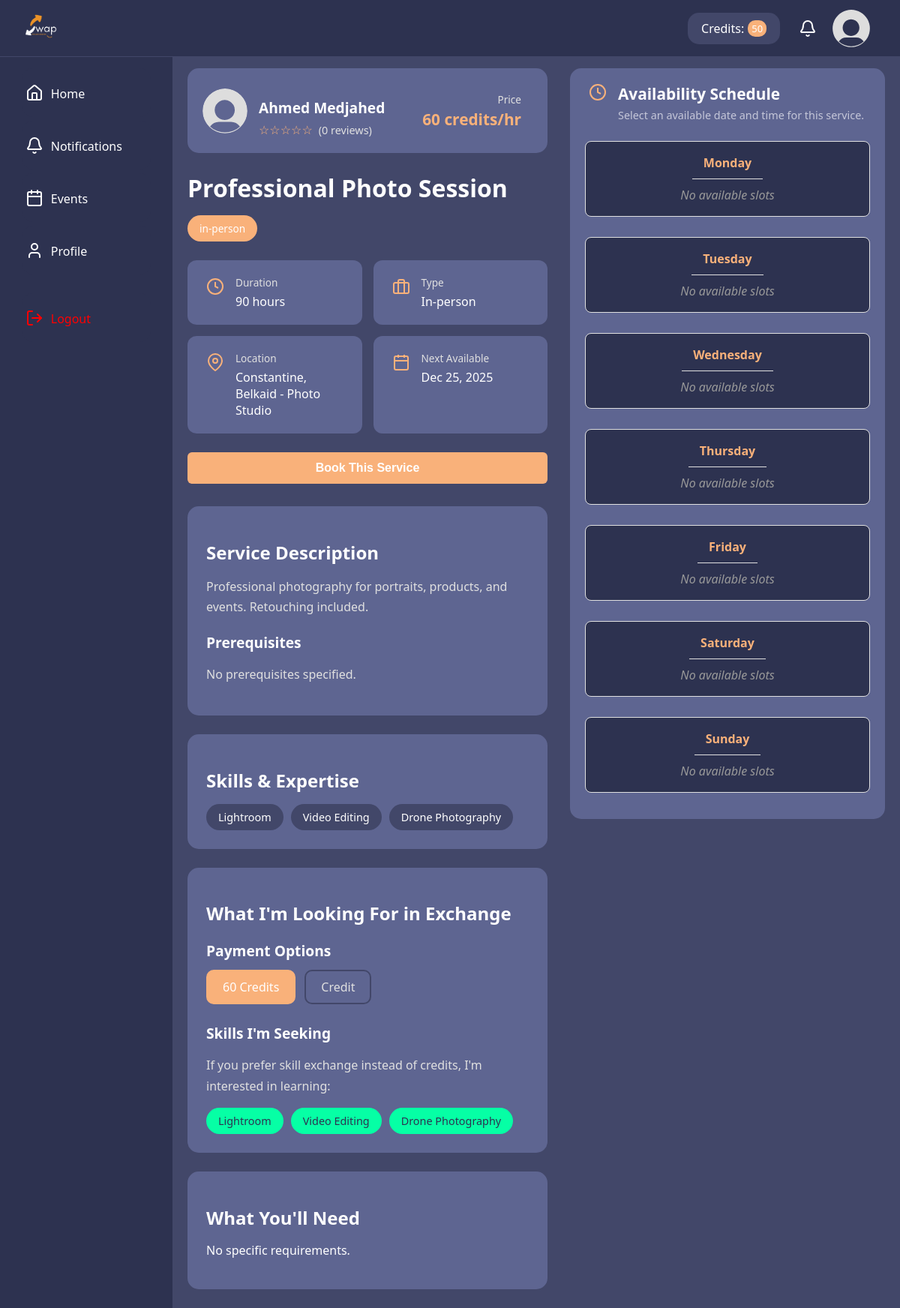
Screenshot of /dashboard/post/postdetails.php?Postid=3 with the database file from the repository.
### tables this page shows
CREATE TABLE Users (
  UserId INT AUTO_INCREMENT PRIMARY KEY,
  UserName VARCHAR(45) UNIQUE NOT NULL,
  FullName VARCHAR(45) NOT NULL,
  Email VARCHAR(45) UNIQUE NOT NULL,
  Password VARCHAR(255) NOT NULL,
  Description TEXT,
  ProfilePicture VARCHAR(255),
  ProfessionalTitle VARCHAR(100),
  Location VARCHAR(100),
  PhoneNumber VARCHAR(20),
  BirthDate DATE,
  Gender ENUM('M', 'F'),
  UserSince DATETIME DEFAULT CURRENT_TIMESTAMP,
  IsBanned ENUM('yes','no') DEFAULT 'no',
  Rating DECIMAL(3,2) DEFAULT 0.00 CHECK (Rating >= 0.00 AND Rating <= 5.00),
  RatingCount INT DEFAULT 0 CHECK (RatingCount >= 0),
  ExchangeCount INT DEFAULT 0 CHECK (ExchangeCount >= 0),
  CreditBalance INT DEFAULT 0 CHECK (CreditBalance >= 0)
);

CREATE TABLE Posts (
  PostId INT AUTO_INCREMENT PRIMARY KEY,
  UserId INT NOT NULL,
  Title VARCHAR(150) NOT NULL,
  Description TEXT NOT NULL,
  PostType ENUM('in-person','online') NOT NULL,
  PostStatus ENUM('active','disabled') DEFAULT 'active',
  CategoryId INT NOT NULL,
  Duration INT CHECK (Duration > 0 AND Duration <= 480),
  MeetLocation VARCHAR(150),
  AvailableDate DATETIME NOT NULL,
  Prerequisites TEXT,
  Requirements TEXT,
  PaymentMethod ENUM('exchange','credit') NOT NULL,
  RequiredCredits INT DEFAULT 0 CHECK (RequiredCredits >= 0),
  LikeCount INT DEFAULT 0 CHECK (LikeCount >= 0),
  CreatedAt DATETIME DEFAULT CURRENT_TIMESTAMP,
  
  FOREIGN KEY (UserId) REFERENCES Users(UserId) ON DELETE CASCADE,
  FOREIGN KEY (CategoryId) REFERENCES Category(CategoryId) ON DELETE RESTRICT,
  
  INDEX idx_posts_status_date (PostStatus, AvailableDate),
  INDEX idx_posts_user (UserId),
  INDEX idx_posts_category (CategoryId)
);

### dashboard/post/postdetails.view.php (the view, shortened to what this page needs)
<div class="page-wrapper">
    <div class="page-container">
        <div class="service-detail-container">
            <div class="service-info-section">
        <div class="provider-header">
            <img src="<?php echo htmlspecialchars($user['ProfilePicture'] ?? '../../assets/images/Default_pfp.svg'); ?>" alt="<?php echo htmlspecialchars($user['FullName'] ?? 'Unknown'); ?>" class="provider-avatar">
            <div class="provider-info">
                <h3 class="provider-name"><?php echo htmlspecialchars($user['FullName'] ?? 'Unknown'); ?></h3>
                <div class="provider-rating">
                    <span class="stars"><?php echo str_repeat('★', round($user['Rating'] ?? 0)) . str_repeat('☆', 5 - round($user['Rating'] ?? 0)); ?></span>
                    <span class="reviews-count">(<?php echo $user['RatingCount'] ?? 0; ?> reviews)</span>
                </div>
            </div>
            <div class="service-price">
                <span class="price-label">Price</span>
                <span class="price-value"><?php echo $requiredCredits ?? 0; ?> credits/hr</span>
            </div>
        </div>
        <div class="service-header">
            <h1 class="service-title"><?php echo htmlspecialchars($postTitle ?? ''); ?></h1>
            <div class="service-tags">
                <span class="tag tag-btn"><?php echo htmlspecialchars($postType ?? ''); ?></span>
            </div>
        </div>
        <div class="service-quick-info">
            <div class="info-card">
                <svg xmlns="http://www.w3.org/2000/svg" width="24" height="24" viewBox="0 0 24 24" fill="none" stroke="currentColor" stroke-width="2">
                    <circle cx="12" cy="12" r="10"></circle>
                    <polyline points="12 6 12 12 16 14"></polyline>
                </svg>
                <div>
                    <div class="info-label">Duration</div>
                    <div class="info-value"><?php echo $postDuration ?? 0; ?> hours</div>
                </div>
            </div>
            <div class="info-card">
                <svg xmlns="http://www.w3.org/2000/svg" width="24" height="24" viewBox="0 0 24 24" fill="none" stroke="currentColor" stroke-width="2">
                    <rect x="2" y="7" width="20" height="14" rx="2" ry="2"></rect>
                    <path d="M16 21V5a2 2 0 0 0-2-2h-4a2 2 0 0 0-2 2v16"></path>
                </svg>
                <div>
                    <div class="info-label">Type</div>
                    <div class="info-value"><?php echo ucfirst($postType ?? ''); ?></div>
                </div>
            </div>
            <div class="info-card">
                <svg xmlns="http://www.w3.org/2000/svg" width="24" height="24" viewBox="0 0 24 24" fill="none" stroke="currentColor" stroke-width="2">
                    <path d="M21 10c0 7-9 13-9 13s-9-6-9-13a9 9 0 0 1 18 0z"></path>
                    <circle cx="12" cy="10" r="3"></circle>
                </svg>
                <div>
                    <div class="info-label">Location</div>
                    <div class="info-value"><?php echo htmlspecialchars($postLocation ?? 'N/A'); ?></div>
                </div>
            </div>
            <div class="info-card">
                <div>
                    <div class="info-label">Next Available</div>
                    <div class="info-value"><?php echo !empty($postDate) ? date('M d, Y', strtotime($postDate)) : 'Not available'; ?></div>
                </div>
            </div>
        </div>
        <div class="action-buttons">
            <button class="btn-primary">Book This Service</button>
        </div>
        <div class="service-description">
            <h2>Service Description</h2>
            <p><?php echo nl2br(htmlspecialchars($postDescription ?? '')); ?></p>
            <h3>Prerequisites</h3>
            <p><?php echo nl2br(htmlspecialchars($prerequisites ?? 'No prerequisites specified.')); ?></p>
        </div>
        <div class="skills-section">
            <h2>Skills & Expertise</h2>
            <div class="skills-tags">
                    <?php if (!empty($postSkills)): ?>
                        <?php foreach ($postSkills as $skill): ?>
                            <span class="skill-tag"><?php echo htmlspecialchars($skill); ?></span>
                        <?php endforeach; ?>
                    <?php else: ?>
                        <span class="skill-tag">No skills specified</span>
                    <?php endif; ?>
                </div>
            </div>
            <div class="exchange-section">
            <h2>What I'm Looking For in Exchange</h2>
            <div class="payment-options">
                <h3>Payment Options</h3>
                <div class="payment-badges">
                    <span class="payment-badge active"><?php echo $requiredCredits ?? 0; ?> Credits</span>
                    <span class="payment-badge"><?php echo ucfirst($paymentMethod ?? ''); ?></span>
                </div>
            </div>
            <div class="seeking-skills">
                <h3>Skills I'm Seeking</h3>
                <p>If you prefer skill exchange instead of credits, I'm interested in learning:</p>
                <div class="seeking-tags">
                    <?php if (!empty($seekingSkills)): ?>
                        <?php foreach ($seekingSkills as $skill): ?>
                            <span class="seeking-tag"><?php echo htmlspecialchars($skill); ?></span>
                        <?php endforeach; ?>
                    <?php else: ?>
                        <span class="seeking-tag">Not specified</span>
                    <?php endif; ?>
                </div>
            </div>
            </div>
        <div class="requirements-section">
            <h2>What You'll Need</h2>
            <p><?php echo nl2br(htmlspecialchars($requirements ?? 'No specific requirements.')); ?></p>
        </div>
    </div>
            <div class="availability-section">
                <div class="availability-card">
                    <div class="availability-header">
                        <svg xmlns="http://www.w3.org/2000/svg" width="24" height="24" viewBox="0 0 24 24" fill="none" stroke="currentColor" stroke-width="2">
                            <circle cx="12" cy="12" r="10"></circle>
                            <polyline points="12 6 12 12 16 14"></polyline>
                        </svg>
                        <div>
                            <h2>Availability Schedule</h2>
                            <p>Select an available date and time for this service.</p>
                        </div>
                    </div>
                    <form method="POST" action="" class="availability-form">
                        <div class="schedule-container">
                            <?php if (!empty($weekDays) && is_array($weekDays)): ?>
                                <?php foreach ($weekDays as $day): ?>
                                    <div class="schedule-day" data-day="<?php echo strtolower($day); ?>">
                                        <div class="day-header">
                                            <span class="day-label"><?php echo $day; ?></span>
                                        </div>
                                        <div class="time-slots">
                                            <?php if (!empty($dayRanges[$day]['has_slots'])):
                                                $range = $dayRanges[$day];
                                                $sampleDate = '';
                                                foreach ($dates as $datetime) {
                                                    if (date('l', strtotime($datetime)) === $day) {
                                                        $sampleDate = date('Y-m-d', strtotime($datetime)) . ' ' . $range['start'] . ':00';
                                                        break;
                                                    }
                                                }
                                                $isDayBooked = false;
                                                foreach ($bookedDates as $booked) {
                                                    if (date('l', strtotime($booked)) === $day) {
                                                        $isDayBooked = true;
                                                        break;
                                                    }
                                                }
                                                $isPast = !empty($sampleDate) && strtotime($sampleDate) < time();
                                                $isDisabled = $isDayBooked || $isPast;
                                            ?>
                                                <label class="time-slot-range <?php echo $isDisabled ? 'disabled' : ''; ?>">
                                                    <input
                                                        type="radio"
                                                        name="SelectedDate"
                                                        value="<?php echo htmlspecialchars($sampleDate); ?>"
                                                        <?php echo $isDisabled ? 'disabled' : ''; ?>
                                                        data-day="<?php echo $day; ?>"
                                                    >
                                                    <span class="time-range">
                                                        <strong><?php echo htmlspecialchars($range['start']); ?></strong>
                                                        to
                                                        <strong><?php echo htmlspecialchars($range['end']); ?></strong>
                                                    </span>
                                                </label>
                                            <?php else: ?>
                                                <span class="no-slots">No available slots</span>
                                            <?php endif; ?>
                                        </div>
                                    </div>
                                <?php endforeach; ?>
                            <?php else: ?>
                                <p>No availability information available.</p>
                            <?php endif; ?>
                        </div>
                    </form>
                </div>
            </div>
        </div>
    </div>
</div>

### assets/css/style.css (style rules this page uses)
:root { --clr-bars:#2d3250; --clr-main:#424769; --clr-btn:#f9b17a ; --clr-org:#ff6f00; --clr-font:#ffffff; --clr-lighter:#5e6591; --clr-secondary-font: #e0e0e0; --main-font:'Segoe UI', Tahoma, Geneva, Verdana, sans-serif ; }
body { margin: 0; color: var(--clr-font); font-family: 'Segoe UI', Tahoma, Geneva, sans-serif ; background: var(--clr-main); }

### assets/css/header.css (style rules this page uses)
* { box-sizing: border-box; }
.header { overflow: visible; background-color:var(--clr-bars) ; display: flex; height: 75px; align-items: center; justify-content: space-between; position: fixed; top: 0; z-index: 1000; width: 100%; }
.header-left { display: flex; align-items: center; }
.header-logo { display: flex; height: 50px; margin-left: 30px; width: 50px; margin-right:15px ; }
.header-right { display: flex; justify-content: space-evenly; align-items: center; width: 25.5%; }
.header-credit { background-color: var(--clr-main); width: 40%; display: flex; justify-content: center; margin-left: 3px; padding-top: 10px; padding-bottom: 10px; padding-left: 15px; padding-right: 15px; border-radius: 15px; color: var(--clr-font); }
.credit-span { margin-left: 5px; background-color: var(--clr-btn); padding-left: 5px; padding-right: 5px; border-radius: 10px; font-size: small; display: flex; align-items: center; color: var(--clr-font); }
.header-notification { border:0; color: var(--clr-font); background-color: var(--clr-bars); display: flex; align-items: center; }
.header-profile { display: flex; height: 50px; margin-right: 20px; width: 50px; }

### assets/css/sidebar.css (style rules this page uses)
.container { background-color: var(--clr-bars); display: flex; position: fixed; height: 100%; width: 230px; top: 76px; padding: 0; justify-content: center; margin-top: 0px; z-index: 10; }
.sidebar { background-color: var(--clr-bars); width: 75%; height: 400px; display: flex; flex-direction: column; gap: 5px; padding-top: 15px; }
.sidebar > div { height: 65px; border: 0; border-radius: 15px; width: 100%; display: flex; align-items: center; cursor: pointer; }
.home-section { color:var(--clr-font); background-color: var(--clr-bars); }
.notification-section { color:var(--clr-font); background-color: var(--clr-bars); }
.events-section { color:var(--clr-font); background-color: var(--clr-bars); }
.profile-section { color:var(--clr-font); background-color: var(--clr-bars); }
.logout-section { margin-top: auto; margin-bottom: 20px; color: red; background-color: var(--clr-bars); }
.name { height: 20px; flex:1; margin-left: 10px; text-align: left; }
a { color: var(--clr-font); text-decoration: none; }
svg { margin-left: 5px; }

### rows the page displays
users: FullName "Ahmed Medjahed", Rating "☆☆☆☆☆", RatingCount "0"
posts: RequiredCredits "60", Title "Professional Photo Session", PostType "in-person", Duration "90", PostType "In-person", MeetLocation "Constantine, Belkaid - Photo Studio", AvailableDate "Dec 25, 2025", Description "Professional photography for portraits, products, and events. Retouching included.", PaymentMethod "Credit"

### other values shown
$prerequisites "No prerequisites specified."
$skill "Lightroom"
$skill "Video Editing"
$skill "Drone Photography"
$requirements "No specific requirements."
$day "Monday"
$day "Tuesday"
$day "Wednesday"
$day "Thursday"
$day "Friday"
$day "Saturday"
$day "Sunday"
